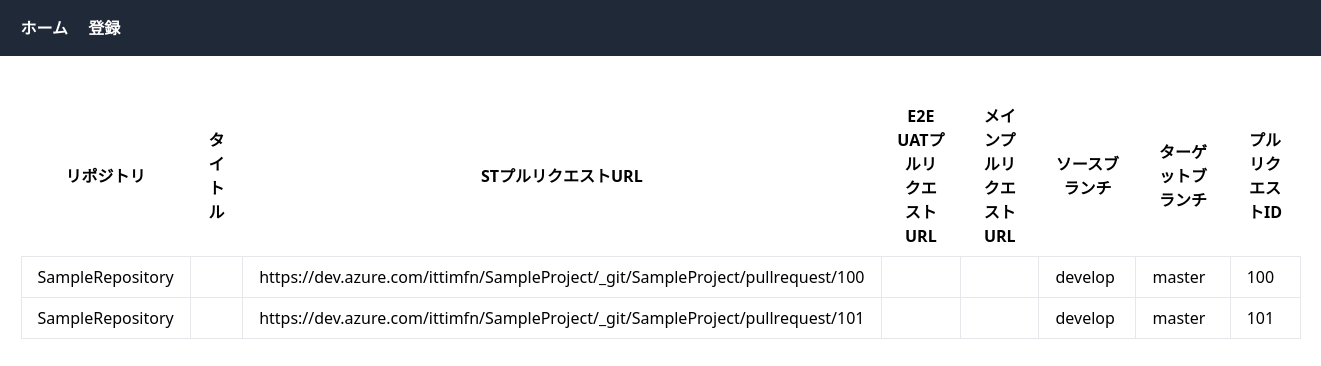
The app's page /app/list with its own data.
### app/models.py (models this page shows, shortened)
class PullRequestModel(models.Model):
    repository = models.CharField(max_length=255)
    title = models.CharField(max_length=255)
    st_pull_request_url = models.CharField(max_length=1000)
    e2e_uat_pull_request_url = models.CharField(max_length=1000)
    main_pull_request_url = models.CharField(max_length=1000)
    source_branch = models.CharField(max_length=255)
    target_branch = models.CharField(max_length=255)
    pull_request_id = models.IntegerField()

### app/views.py (the view)
def list_view(request):
    pull_requests = PullRequestModel.objects.all()
    context = {
        'pull_requests': pull_requests
    }
    return render(context=context, request=request, template_name='app/list.html')

### app/templates/app/list.html (shortened to what this page needs)
{% extends "app/base.html" %}
{% block content %}
<div class="container mx-auto mt-10">
    <table class="table-auto w-full">
        <thead>
            <tr>
                <th class="px-4 py-2">リポジトリ</th>
                <th class="px-4 py-2">タイトル</th>
                <th class="px-4 py-2">STプルリクエストURL</th>
                <th class="px-4 py-2">E2E UATプルリクエストURL</th>
                <th class="px-4 py-2">メインプルリクエストURL</th>
                <th class="px-4 py-2">ソースブランチ</th>
                <th class="px-4 py-2">ターゲットブランチ</th>
                <th class="px-4 py-2">プルリクエストID</th>
            </tr>
        </thead>
        <tbody>
            {% for pr in pull_requests %}
            <tr>
                <td class="border px-4 py-2">{{ pr.repository }}</td>
                <td class="border px-4 py-2">{{ pr.title }}</td>
                <td class="border px-4 py-2">{{ pr.st_pull_request_url }}</td>
                <td class="border px-4 py-2">{{ pr.e2e_uat_pull_request_url }}</td>
                <td class="border px-4 py-2">{{ pr.main_pull_request_url }}</td>
                <td class="border px-4 py-2">{{ pr.source_branch }}</td>
                <td class="border px-4 py-2">{{ pr.target_branch }}</td>
                <td class="border px-4 py-2">{{ pr.pull_request_id }}</td>
            </tr>
            {% endfor %}
        </tbody>
    </table>
</div>
{% endblock %}

### app/templates/app/base.html (shortened to what this page needs)
<!DOCTYPE html>
<html lang="ja">
<head>
    <link href="https://cdn.jsdelivr.net/npm/tailwindcss@2.2.19/dist/tailwind.min.css" rel="stylesheet">
</head>
<body>
    <nav class="bg-gray-800 p-4 text-white">
        <div class="container mx-auto">
            <a href="/app/list" class="font-semibold mr-4">ホーム</a>
            <a href="/app/register" class="font-semibold">登録</a>
    </nav>
    {% block content %}
    {% endblock %}
</body>
</html>

### records on screen
PullRequestModel: repository "SampleRepository", st_pull_request_url "https://dev.azure.com/ittimfn/SampleProject/_git/SampleProject/pullrequest/100", source_branch "develop", target_branch "master", pull_request_id "100"
PullRequestModel: repository "SampleRepository", st_pull_request_url "https://dev.azure.com/ittimfn/SampleProject/_git/SampleProject/pullrequest/101", source_branch "develop", target_branch "master", pull_request_id "101"
